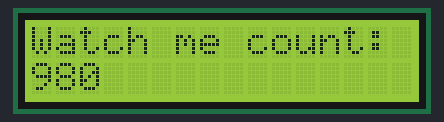
Bench run of a sketch on a simulated Arduino Uno, built with avr-gcc and run on an emulated ATmega328P. Parts: 16×2 character LCD.

Above: at 0.21 s.
At 5.06 s:
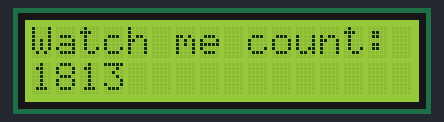
At 9.91 s:
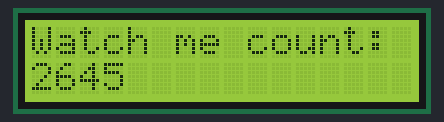
At 19.9 s:
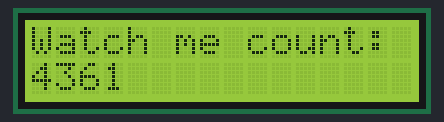
At 29.59 s:
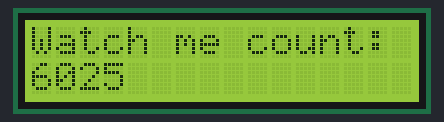
At 39.59 s:
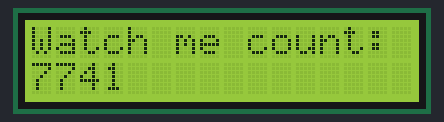

The sketch:

Class_48_LCD_Display.ino
```cpp
#include <LiquidCrystal.h>

int rs = 4  ;
int en = 7  ;
int d4 = 8  ;
int d5 = 9 ;
int d6 = 10 ;
int d7 = 11 ;

LiquidCrystal lcd ( rs, en , d4 , d5, d6, d7);

void setup() {
  // put your setup code here, to run once:
  lcd.begin(16,2); // lcd.begin(column, row)

  Serial.begin(9600);


}

void loop() {
  // put your main code here, to run repeatedly:
  lcd.setCursor(0,0);
  lcd.print("Watch me count:");
 for ( int i = 980 ;  ; i = i + 1 )
 {
  lcd.setCursor(0,1);
  lcd.print(i);
  delay(5);
 }
 lcd.clear();


}
```
